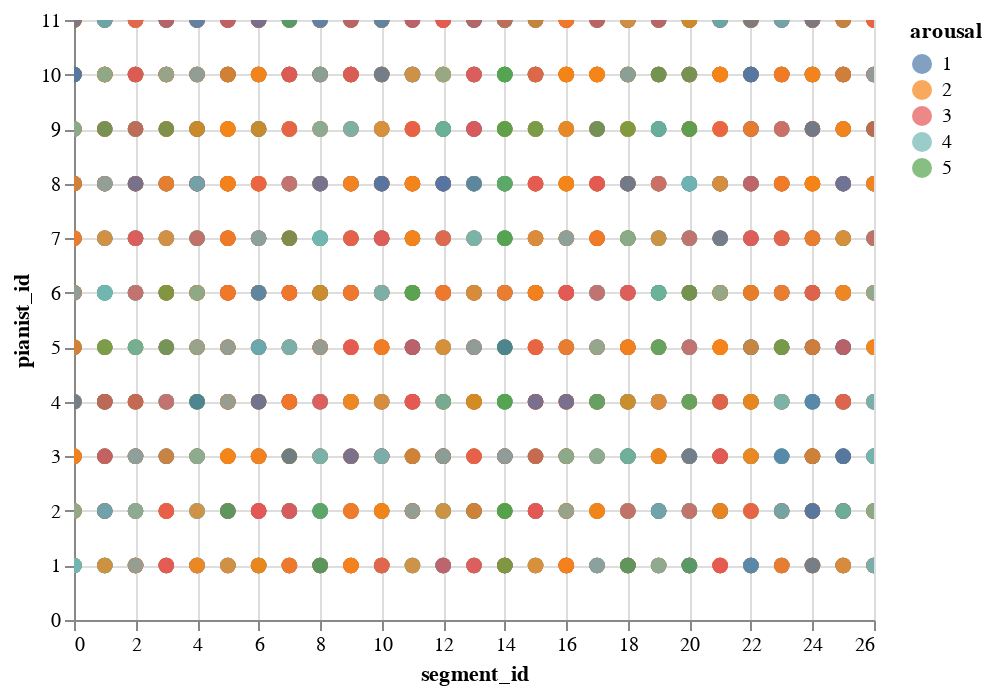

The cell this chart's notebook holds for it:
### Code cell
alt.Chart(source).mark_circle(size=60).encode(
    x='segment_id',
    y=f.value,
    color=f'{c.value}:N',
).interactive()

### Figure 1 — Vega-Lite specification as saved in the notebook (floating-point values rounded to 4 significant figures; data arrays with more than 128 entries replaced by an {"elided": "..."} marker saying what was removed)
{"config": {"view": {"continuousWidth": 400, "continuousHeight": 300}}, "data": {"name": "data-ecb530e3f11bc72ee8f9547d6364f721"}, "mark": {"type": "circle", "size": 60}, "encoding": {"color": {"field": "arousal", "type": "nominal"}, "x": {"field": "segment_id", "type": "quantitative"}, "y": {"field": "pianist_id", "type": "quantitative"}}, "selection": {"selector001": {"type": "interval", "bind": "scales", "encodings": ["x", "y"]}}, "$schema": "https://vega.github.io/schema/vega-lite/v4.17.0.json", "datasets": {"data-ecb530e3f11bc72ee8f9547d6364f721": {"elided": "2638 records"}}}
